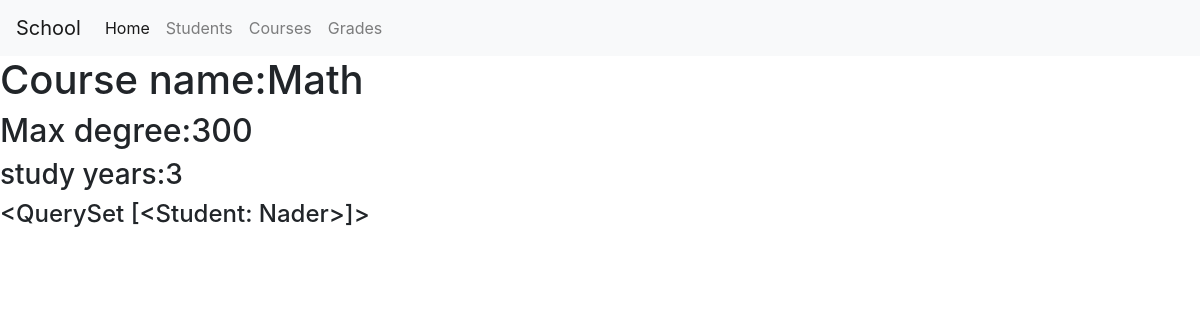
Page /Class/courses/7/details on the committed database.
### Class/models.py (models this page shows, shortened)
class Course(models.Model):
    course_name = models.CharField(max_length=100)
    max_degree = models.IntegerField()
    study_years = models.IntegerField()

class Student(models.Model):
    student_name = models.CharField(max_length=100)
    age = models.IntegerField()
    course = models.ManyToManyField(Course)
    def __str__(self):
        return self.student_name

### Class/views.py (the view)
# urls.py: url(r'^courses/(?P<pk>[0-9]+)/details$', views.Course_DetailView.as_view(), name="course_detail"),
class Course_DetailView(generic.DetailView):
    model = Course

### Class/templates/Class/course_detail.html (shortened to what this page needs)
{% extends 'Class/base.html' %}
{%  block body %}
<h1>Course name:{{ course.course_name }}</h1>
<h2>Max degree:{{ course.max_degree }}</h2>
<h3>study years:{{ course.study_years}}</h3>
<h4>{{ course.student_set.all}}</h4>
{% endblock %}

### rows in the picture
Course: course_name "Math", max_degree "300", study_years "3", student_set.all "<QuerySet [<Student: Nader>]>"
